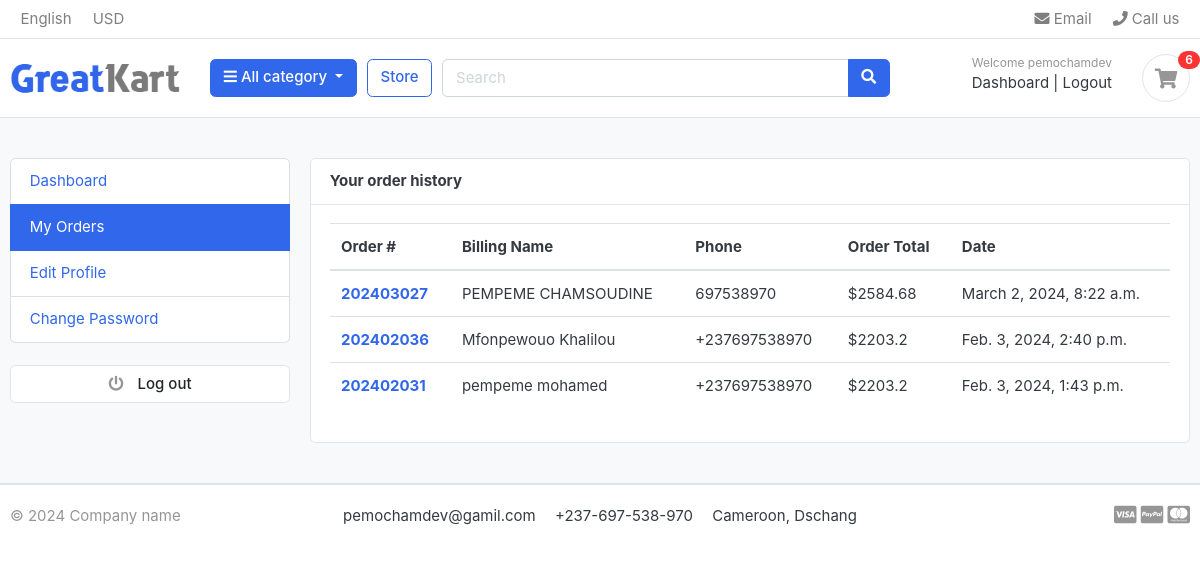
The page /accounts/my_orders/ (signed in) on the database its author committed.
### accounts/models.py (models this page shows, shortened)
class Account(AbstractBaseUser):
    first_name = models.CharField(max_length=120)
    last_name = models.CharField(max_length=120)
    username = models.CharField(max_length=120)
    email = models.EmailField(unique=True)
    phone_numbre = models.CharField(max_length=120)
    date_joined = models.DateTimeField(auto_now_add=True)
    last_login = models.DateTimeField(auto_now_add=True)
    is_admin = models.BooleanField(default=False)
    is_superuser = models.BooleanField(default=False)
    is_staff = models.BooleanField(default=False)
    is_active = models.BooleanField(default=False)
    USERNAME_FIELD='email'
    REQUIRED_FIELDS = ['username','first_name', 'last_name']
    objects = MyAccountManager()

### orders/models.py (models this page shows, shortened)
class Orders(models.Model):
    STATUS = (
        ('new', 'NEW'),
        ('accepted', 'ACCEPTED'),
        ('completed', 'COMPLETED'),
        ('cancelled', 'CANCELLED'),
    )
    user = models.ForeignKey(Account, on_delete = models.SET_NULL,null=True)
    payment= models.ForeignKey(Payments, on_delete = models.SET_NULL,null=True, blank=True)
    order_number = models.CharField(max_length = 20)
    first_name = models.CharField(max_length = 50)
    last_name = models.CharField(max_length = 50)
    phone = models.CharField(max_length = 15)
    email = models.EmailField(max_length=50)
    address_line_1 = models.CharField(max_length = 50)
    address_line_2 = models.CharField(max_length = 50, blank=True)
    country = models.CharField(max_length = 50)
    state = models.CharField(max_length = 50)
    city = models.CharField(max_length = 50)
    order_note = models.CharField(max_length = 100, blank=True)
    order_total = models.FloatField()
    tax = models.FloatField()
    status = models.CharField(max_length = 100, choices = STATUS, default="NEW")
    ip = models.CharField(max_length = 20, blank=True)
    is_ordered = models.BooleanField(default = False)
    created_at = models.DateTimeField(auto_now_add = True)
    updated_at = models.DateTimeField(auto_now = True)
    def full_name(self):
        return f'{self.first_name} {self.last_name}'
    class Meta:
        verbose_name_plural = 'Orders'

### accounts/views.py (the view)
# urls.py: path('my_orders/', views.my_orders, name='my_orders'),
def my_orders(request):
    user = request.user
    orders = Orders.objects.filter(user=user, is_ordered=True).order_by('-created_at')
    context = {
        'orders':orders,
    }
    return render(request, 'my_orders.html', context)

### carts/context_processors.py (called while the page is built)
def counter(request):
    cart_count = 0
    if 'admin' in request.path:
        return {}
    else:
        try:
            cart = Cart.objects.filter(cart_id=_cart_id(request))
            if request.user.is_authenticated:
                cart_items = CartItem.objects.all().filter(user=request.user)
            else:
                cart_items = CartItem.objects.all().filter(cart=cart[:1])
            for cart_item in cart_items:
                cart_count += cart_item.quantity
        except Cart.DoesNotExist:
            cart_count = 0
    return dict(cart_count=cart_count)

### carts/views.py (called while the page is built)
def _cart_id(request):
    cart  = request.session.session_key
    if not cart:
        cart  = request.session.create()
    return cart

### category/context_processors.py (called while the page is built)
def menu_links(request):
    links = Category.objects.all()
    return dict(links=links)

### category/models.py (called while the page is built)
    def get_absolute_url(self):
        return reverse("product_by_category", kwargs={"category_slug": self.slug})

### templates/my_orders.html (shortened to what this page needs)
{% extends 'base.html' %}
{% block content %}
<section class="section-conten padding-y bg">
<div class="container">
	<div class="row">
	{% include 'dashboard_sidebar.html' %}
	<main class="col-md-9">
		<article class="card">
		<header class="card-header">
			<strong class="d-inline-block mr-3">Your order history</strong>
		</header>
		<div class="card-body">
			<div class="row">
			<div class="col-md-12">
				<table class="table table-hover">
				  <thead>
				    <tr>
				      <th scope="col">Order #</th>
				      <th scope="col">Billing Name</th>
				      <th scope="col">Phone</th>
				      <th scope="col">Order Total</th>
							<th scope="col">Date</th>
				    </tr>
				  </thead>
				  <tbody>
						{% for order in orders %}
				    <tr>
				      <th scope="row"><a href=" {% url "order_detail" order.order_number %} ">{{order.order_number}}</a></th>
				      <td>{{order.full_name}}</td>
				      <td>{{order.phone}}</td>
				      <td>${{order.order_total}}</td>
							<td>{{order.created_at}}</td>
				    </tr>
				{% endfor %}
				  </tbody>
				</table>
			</div>
			</div>
		</div>
		</article>
	</main>
</div>
</div>
</section>
{% endblock %}

### templates/base.html (shortened to what this page needs)
{% load static %}
<!DOCTYPE HTML>
<html lang="en">
<head>
<link href="{% static 'css/bootstrap.css' %}" rel="stylesheet" type="text/css"/>
<link href="{% static 'css/custom.css' %}" rel="stylesheet" type="text/css"/>
<link rel="stylesheet" href="https://cdnjs.cloudflare.com/ajax/libs/font-awesome/4.7.0/css/font-awesome.min.css">
<link href="{% static 'fonts/fontawesome/css/all.min.css' %}" type="text/css" rel="stylesheet">
<link href="{% static 'css/ui.css' %}" rel="stylesheet" type="text/css"/>
<link href="{% static 'css/responsive.css' %}" rel="stylesheet" media="only screen and (max-width: 1200px)" />
</head>
<header class="section-header">
    <nav class="navbar p-md-0 navbar-expand-sm navbar-light border-bottom">
    <div class="container">
      <div class="collapse navbar-collapse" id="navbarTop4">
        <ul class="navbar-nav mr-auto">
            <li class="nav-item dropdown">
                 <a href="#" class="nav-link">   English </a>
            </li>
            <li class="nav-item dropdown">
                <a href="#" class="nav-link"> USD </a>
            </li>
        </ul>
        <ul class="navbar-nav">
            <li><a href="#" class="nav-link"> <i class="fa fa-envelope"></i> Email </a></li>
            <li><a href="#" class="nav-link"> <i class="fa fa-phone"></i> Call us </a></li>
        </ul>
      </div>
    </div>
    </nav>
    <section class="header-main border-bottom">
        <div class="container">
    <div class="row align-items-center">
        <div class="col-lg-2 col-md-3 col-6">
            <a href="./" class="brand-wrap">
                <img class="logo" src="{% static './images/logo.png' %}">
            </a>
        </div>
        <div class="col-lg col-sm col-md col-6 flex-grow-0">
            <div class="category-wrap dropdown d-inline-block float-right">
                <button type="button" class="btn btn-primary dropdown-toggle" data-toggle="dropdown">
                    <i class="fa fa-bars"></i> All category
                </button>
            </div>
        </div>
        <a href=" {% url "store" %}" class="btn btn-outline-primary">Store</a>
        <div class="col-lg  col-md-6 col-sm-12 col">
            <form action=" {% url "search" %} " class="search" method="GET">
                <div class="input-group w-100">
                    <input type="text" class="form-control" style="width:60%;" placeholder="Search" name="keyword">
                    <div class="input-group-append">
                      <button class="btn btn-primary" type="submit">
                        <i class="fa fa-search"></i>
                      </button>
                    </div>
                </div>
            </form>
        </div>
        <div class="col-lg-3 col-sm-6 col-8 order-2 order-lg-3">
                    <div class="d-flex justify-content-end mb-3 mb-lg-0">
                        <div class="widget-header">
                            <div>
                                {% if request.user.is_authenticated %}
                                <small class="title text-muted">Welcome {{request.user.username}}</small>
                                <a href=" {% url "profile" %} "> Dashboard</a> <span class="dark-transp"> | </span>
                                <a href=" {% url "logout" %}  "> Logout</a>
                                {% else %}
                                <small class="title text-muted">Welcome guest!</small>
                                <a href=" {% url "signin" %} ">Sign in</a> <span class="dark-transp"> | </span>
                                <a href=" {% url "register" %} "> Register</a>
                                {% endif %}
                            </div>
                        </div>
                        <a href=" {% url "cart" %} " class="widget-header pl-3 ml-3">
                            <div class="icon icon-sm rounded-circle border"><i class="fa fa-shopping-cart"></i></div>
                            <span class="badge badge-pill badge-danger notify"> {{cart_count}} </span>
                        </a>
                    </div>
                </div>
    </div>
        </div>
    </section>
    </header>
{% block content %}
{% endblock content %}
<footer class="section-footer border-top">
	<div class="container">
		<section class="footer-bottom border-top row">
			<div class="col-md-2">
				<p class="text-muted"> &copy {% now "Y" %} Company name </p>
			</div>
			<div class="col-md-8 text-md-center">
				<span  class="px-2">pemochamdev@gamil.com</span>
				<span  class="px-2">+237-697-538-970</span>
				<span  class="px-2">Cameroon, Dschang </span>
			</div>
			<div class="col-md-2 text-md-right text-muted">
				<i class="fab fa-lg fa-cc-visa"></i>
				<i class="fab fa-lg fa-cc-paypal"></i>
				<i class="fab fa-lg fa-cc-mastercard"></i>
			</div>
		</section>
	</div>
</footer>
</body>
</html>

### static/css/ui.css (style rules this page uses)
html { font-family: "Inter", sans-serif; font-size: 15px; }
.icon-xs, .icon-sm, .icon-md, .icon-lg { display: inline-block; text-align: center; flex-shrink: 0; flex-grow: 0; }
.icon-sm { width: 48px; height: 48px; line-height: 48px !important; font-size: 20px; }
.padding-y { padding-top: 40px; padding-bottom: 40px; }
article:after, .form-group:after { display: block; clear: both; content: ""; }
.bg { background-color: #f8f9fa; }
p:last-child { margin-bottom: 0; }
.header-main { position: relative; padding-top: 1rem; padding-bottom: 1rem; }
.brand-wrap .logo, .navbar-brand .logo { margin-right: 7px; max-height: 42px; display: inline-block; }
.widget-header { display: inline-block; vertical-align: middle; position: relative; }
.widget-header a { color: #343a40; }
.widget-header i { color: #969696; }
.widget-header .title { display: block; }
.widget-header .notify { position: absolute; top: -3px; right: -10px; }
.footer-bottom { padding-top: 20px; padding-bottom: 20px; }
.notify { position: absolute; top: -4px; right: -10px; display: inline-block; padding: 0.25em 0.6em; font-size: 12px; line-height: 1; text-align: center; border-radius: 3rem; color: #fff; background-color: #fa3434; }

### rows shown on the page
Account: user.username "pemochamdev"
Orders: order_number "202403027", full_name "PEMPEME CHAMSOUDINE", phone "697538970", order_total "2584.68", created_at "March 2, 2024, 8:22 a.m."
Orders: order_number "202402036", full_name "Mfonpewouo Khalilou", phone "+237697538970", order_total "2203.2", created_at "Feb. 3, 2024, 2:40 p.m."
Orders: order_number "202402031", full_name "pempeme mohamed", phone "+237697538970", order_total "2203.2", created_at "Feb. 3, 2024, 1:43 p.m."

### other values the page prints
{{ cart_count }} "6"
